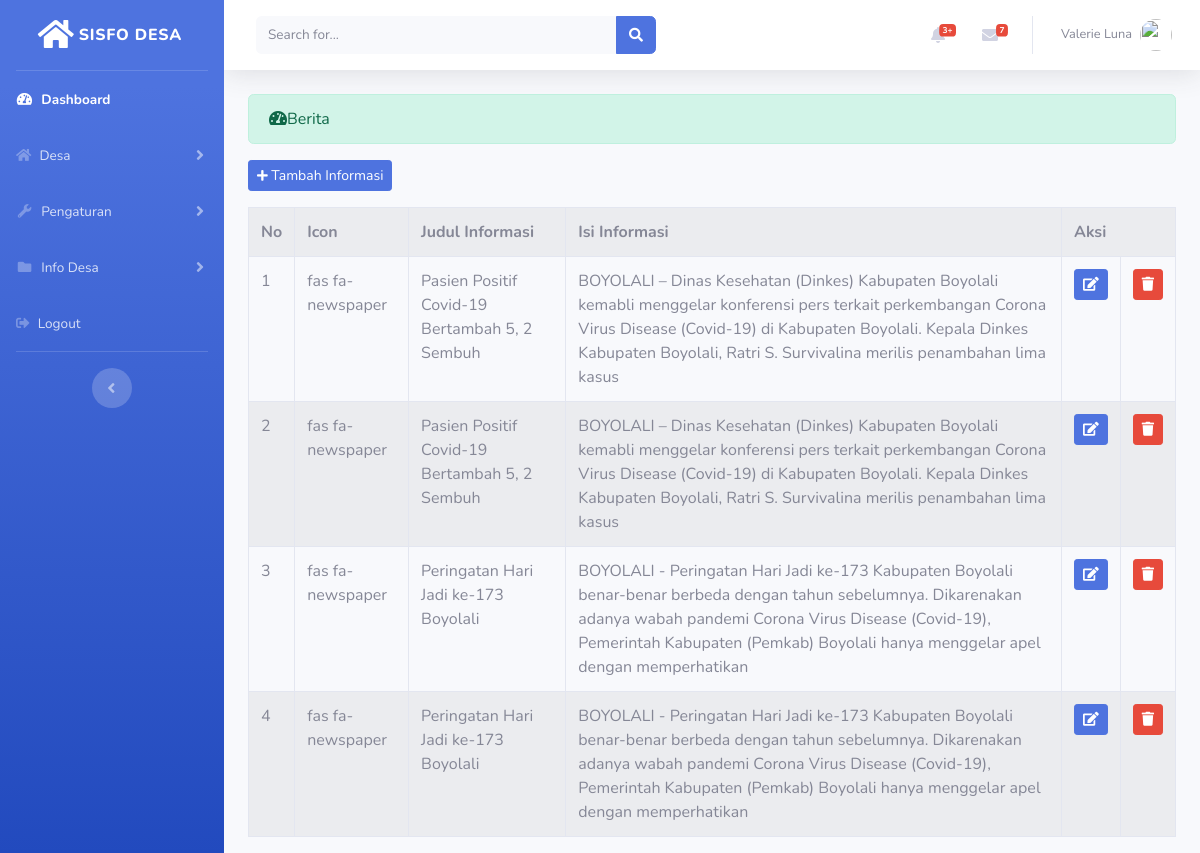
/index.php/administrator/informasi, run on the app's committed database.
### tables this page shows
CREATE TABLE `informasi` (
  `id_informasi` int(11) NOT NULL,
  `icon` varchar(50) NOT NULL,
  `judul_informasi` varchar(50) NOT NULL,
  `isi_informasi` varchar(250) NOT NULL
);

### application/controllers/administrator/informasi.php (called while the page is built, shortened)
<?php
class Informasi extends CI_Controller
{
	public function index()
	{
		$data['informasi'] = $this->informasi_model->tampil_data('informasi')->result();
		$this->load->view('templates_administrator/header');
		$this->load->view('templates_administrator/sidebar');
		$this->load->view('administrator/informasi',$data);
		$this->load->view('templates_administrator/footer');
	}
}

### index.php (called while the page is built, shortened)
<?php
require_once BASEPATH.'core/CodeIgniter.php';

### application/models/informasi_model.php (called while the page is built, shortened)
<?php
class Informasi_model extends CI_Model
{
	public function tampil_data($table)
	{
		return $this->db->get($table);
	}
}

### application/views/administrator/informasi.php (the view, shortened to what this page needs)
<div class="container-fluid">
	<div class="alert alert-success" role="alert">
	    <i class="fas fa-tachometer-alt"></i>Berita
	 </div>
	  <?= anchor('administrator/informasi/tambah_informasi','<button class="btn btn-sm btn-primary mb-3"><i class="fas fa-plus fa-sm"></i> Tambah Informasi</button>');?>
	  <table class="table table-bordered table-hover table-striped">
	  	<tr>
	  		<th>No</th>
	  		<th>Icon</th>
	  		<th>Judul Informasi</th>
	  		<th>Isi Informasi</th>
	  		<th colspan="2">Aksi</th>
	  	</tr>
	  	<?php
	  	$no=1;
	  	foreach ($informasi as $info) :?>
	  		<tr>
	  			<td><?=$no++ ?></td>
	  			<td><?=$info->icon?></td>
	  			<td><?=$info->judul_informasi?></td>
	  			<td><?=$info->isi_informasi ?></td>
	  			<td width="20px"><?= anchor('administrator/informasi/update/'.$info->id_informasi,'<div class="btn btn-sm btn-primary"><i class="fa fa-edit"></i></div>');?></td>
	  			<td width="20px"><?= anchor('administrator/informasi/delete/'.$info->id_informasi,'<div class="btn btn-sm btn-danger"><i class="fa fa-trash"></i></div>');?></td>
	  		</tr>
	  	<?php endforeach;?>
	  </table>
</div>

### data on the page
informasi: icon "fas fa-newspaper", judul_informasi "Pasien Positif Covid-19 Bertambah 5, 2 Sembuh", isi_informasi "BOYOLALI – Dinas Kesehatan (Dinkes) Kabupaten Boyolali kemabli menggelar konferensi pers terkait perkembangan Corona Virus Disease (Covid-19) di Kabupaten Boyolali. Kepala Dinkes Kabupaten Boyolali, Ratri S. Survivalina merilis penambahan lima kasus"
informasi: icon "fas fa-newspaper", judul_informasi "Pasien Positif Covid-19 Bertambah 5, 2 Sembuh", isi_informasi "BOYOLALI – Dinas Kesehatan (Dinkes) Kabupaten Boyolali kemabli menggelar konferensi pers terkait perkembangan Corona Virus Disease (Covid-19) di Kabupaten Boyolali. Kepala Dinkes Kabupaten Boyolali, Ratri S. Survivalina merilis penambahan lima kasus"
informasi: icon "fas fa-newspaper", judul_informasi "Peringatan Hari Jadi ke-173 Boyolali", isi_informasi "BOYOLALI - Peringatan Hari Jadi ke-173 Kabupaten Boyolali benar-benar berbeda dengan tahun sebelumnya. Dikarenakan adanya wabah pandemi Corona Virus Disease (Covid-19), Pemerintah Kabupaten (Pemkab) Boyolali hanya menggelar apel dengan memperhatikan"
informasi: icon "fas fa-newspaper", judul_informasi "Peringatan Hari Jadi ke-173 Boyolali", isi_informasi "BOYOLALI - Peringatan Hari Jadi ke-173 Kabupaten Boyolali benar-benar berbeda dengan tahun sebelumnya. Dikarenakan adanya wabah pandemi Corona Virus Disease (Covid-19), Pemerintah Kabupaten (Pemkab) Boyolali hanya menggelar apel dengan memperhatikan"
